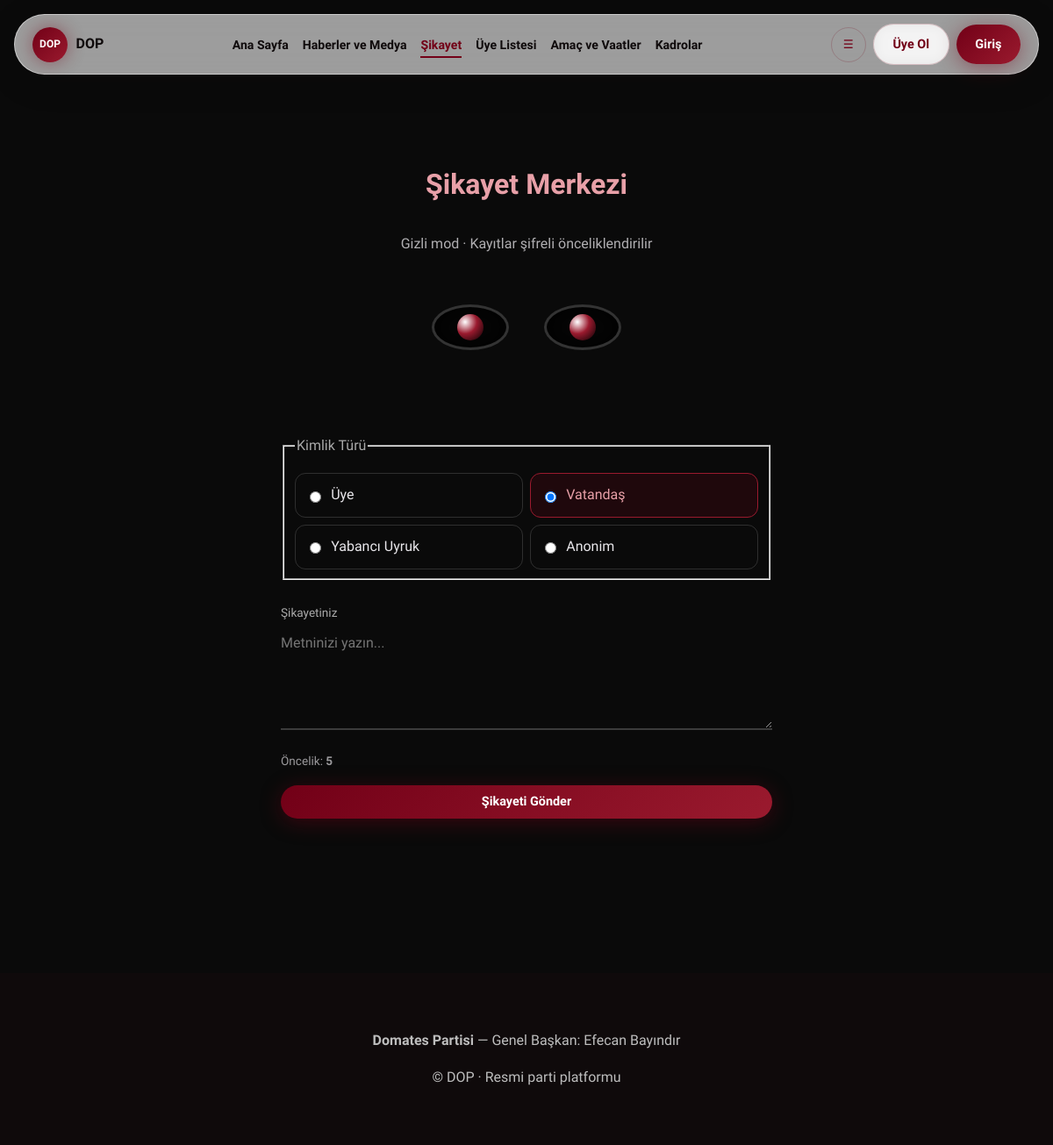
The page /sikayet on the database its author committed.
### tables this page shows
CREATE TABLE cms_settings (
                key TEXT PRIMARY KEY,
                value TEXT NOT NULL
            );

### app.py (the view)
@app.route("/sikayet")
def complaint():
    with db.get_db() as conn:
        ctx = get_site_context(conn)
    return render_template("complaint.html", **ctx)

### app.py (called while the page is built)
def get_site_context(conn):
    cms = db.get_cms(conn)
    active_congress = conn.execute(
        "SELECT * FROM congress_sessions WHERE active = 1 AND passed = 0 ORDER BY id DESC LIMIT 1"
    ).fetchone()
    notifications = []
    if current_user.is_authenticated and current_user.is_chairman:
        notifications = conn.execute(
            "SELECT * FROM admin_notifications WHERE read = 0 ORDER BY id DESC LIMIT 20"
        ).fetchall()
    return {
        "cms": cms,
        "active_congress": dict(active_congress) if active_congress else None,
        "admin_notifications": [dict(n) for n in notifications],
        "is_chairman": current_user.is_authenticated and current_user.is_chairman,
    }

@app.context_processor
def inject_globals():
    with db.get_db() as conn:
        ctx = get_site_context(conn)
    ctx["current_user"] = current_user
    ctx["cms_visible"] = lambda key: db.cms_visible(ctx["cms"], key)
    return ctx

### database.py (called while the page is built)
@contextmanager
def get_db():
    conn = sqlite3.connect(DB_PATH)
    conn.row_factory = sqlite3.Row
    try:
        yield conn
        conn.commit()
    finally:
        conn.close()

def get_cms(conn) -> dict:
    rows = conn.execute("SELECT key, value FROM cms_settings").fetchall()
    return {row["key"]: row["value"] for row in rows}

### templates/complaint.html (shortened to what this page needs)
{% extends "base.html" %}
{% block body_class %}theme-dark complaint-route{% endblock %}
{% block content %}
<section class="complaint-page" style="padding-top:6rem;">
  <div class="container">
    <h1 class="section-title reveal" style="text-align:center;color:#e8a0a8;border:none;">Şikayet Merkezi</h1>
    <p class="reveal" style="text-align:center;opacity:0.75;margin-bottom:2rem;">Gizli mod · Kayıtlar şifreli önceliklendirilir</p>
    <div class="complaint-eyes-wrap reveal">
      <div id="dop-eyes" aria-hidden="true">
        <div class="eye" id="eye-left"><div class="pupil"></div></div>
        <div class="eye" id="eye-right"><div class="pupil"></div></div>
      </div>
      <canvas id="flame-canvas" width="220" height="90"></canvas>
    </div>
    <canvas id="corner-flame-canvas"></canvas>
    <form class="complaint-form reveal" id="complaint-form">
      <fieldset class="identity-options">
        <legend style="margin-bottom:0.75rem;color:#aaa;">Kimlik Türü</legend>
        <label><input type="radio" name="identity" value="uye"> <span>Üye</span></label>
        <label><input type="radio" name="identity" value="vatandas" checked> <span>Vatandaş</span></label>
        <label><input type="radio" name="identity" value="yabanci"> <span>Yabancı Uyruk</span></label>
        <label><input type="radio" name="identity" value="anonim"> <span>Anonim</span></label>
      </fieldset>
      <label for="complaint-body" style="color:#aaa;font-size:0.85rem;">Şikayetiniz</label>
      <textarea id="complaint-body" class="field-minimal" name="body" rows="5" placeholder="Metninizi yazın..." required style="resize:vertical;min-height:120px;"></textarea>
      <p id="priority-hint" style="font-size:0.85rem;opacity:0.65;margin:1rem 0;">Öncelik: <strong id="priority-value">5</strong></p>
      <button type="submit" class="btn btn-premium" style="width:100%;justify-content:center;">Şikayeti Gönder</button>
    </form>
  </div>
</section>
{% endblock %}

### templates/base.html (shortened to what this page needs)
<!DOCTYPE html>
<html lang="tr">
<head>
  <link rel="stylesheet" href="{{ url_for('static', filename='css/main.css') }}">
</head>
<body class="{% block body_class %}{% endblock %}{% if is_chairman %} chairman-mode{% endif %}"
  data-user-role="{% if current_user.is_authenticated %}{{ current_user.role }}{% else %}guest{% endif %}"
  data-logged-in="{% if current_user.is_authenticated %}1{% else %}0{% endif %}"
  data-chairman="{% if is_chairman %}1{% else %}0{% endif %}">
  <div class="nav-spacer"></div>
  <div class="floating-nav-wrap" id="floating-nav">
    <header class="floating-nav">
      <a href="{{ url_for('index') }}" class="brand">
        {% if cms.logo_url %}
        <img src="{{ cms.logo_url }}" alt="Logo" class="brand-logo-img" style="height:32px; object-fit:contain; border-radius:4px;">
        {% else %}
        <span class="brand-logo">{{ cms.party_short[:3] }}</span>
        {% endif %}
        <span>{{ cms.party_short }}</span>
      </a>
      <nav>
        <ul class="main-nav" id="main-nav">
          <li><a href="{{ url_for('index') }}" class="{% if request.endpoint == 'index' %}active{% endif %}">{{ cms.nav_home }}</a></li>
          <li><a href="{{ url_for('news_media') }}" class="{% if request.endpoint == 'news_media' %}active{% endif %}">{{ cms.nav_news|default('Haberler') }}</a></li>
          <li><a href="{{ url_for('complaint') }}" class="{% if request.endpoint == 'complaint' %}active{% endif %}">{{ cms.nav_complaint }}</a></li>
          <li><a href="{{ url_for('members') }}" class="{% if request.endpoint == 'members' %}active{% endif %}">{{ cms.nav_members }}</a></li>
          <li><a href="{{ url_for('promises_page') }}" class="{% if request.endpoint == 'promises_page' %}active{% endif %}">{{ cms.nav_promises }}</a></li>
          <li><a href="{{ url_for('org_chart') }}" class="{% if request.endpoint == 'org_chart' %}active{% endif %}">{{ cms.nav_org }}</a></li>
        </ul>
      </nav>
      <div class="nav-icons">
        <button type="button" class="icon-btn" id="nav-toggle" aria-label="Menü">☰</button>
        {% if current_user.is_authenticated %}
        <span style="font-size:0.85rem;font-weight:600;">{{ current_user.first_name }} · {{ current_user.role_label }}</span>
        <a href="{{ url_for('logout') }}" class="btn btn-glass">Çıkış</a>
        {% else %}
        <a href="{{ url_for('register_member') }}" class="btn btn-glass">Üye Ol</a>
        <a href="{{ url_for('login') }}" class="btn btn-premium">Giriş</a>
        {% endif %}
      </div>
    </header>
  </div>
  <main>
    {% block content %}{% endblock %}
  </main>
  <footer class="site-footer">
    <div class="container">
      <p><strong>{{ cms.party_name }}</strong> — {{ cms.text_footer_chairman|default('Genel Başkan') }}: {{ cms.chairman }}</p>
      <p>© {{ cms.party_short }} · {{ cms.text_footer_copyright|default('Resmi parti platformu') }}</p>
    </div>
  </footer>
</body>
</html>

### rows shown on the page
cms_settings: value "DOP", party_short "DOP"
cms_settings: nav_home "Ana Sayfa"
cms_settings: nav_news "Haberler ve Medya"
cms_settings: nav_complaint "Şikayet"
cms_settings: nav_members "Üye Listesi"
cms_settings: nav_promises "Amaç ve Vaatler"
cms_settings: nav_org "Kadrolar"
cms_settings: party_name "Domates Partisi"
cms_settings: chairman "Efecan Bayındır"

### other values the page prints
{{ cms.text_footer_chairman|default('Genel Başkan') }} "Genel Başkan"
{{ cms.text_footer_copyright|default('Resmi parti platformu') }} "Resmi parti platformu"
